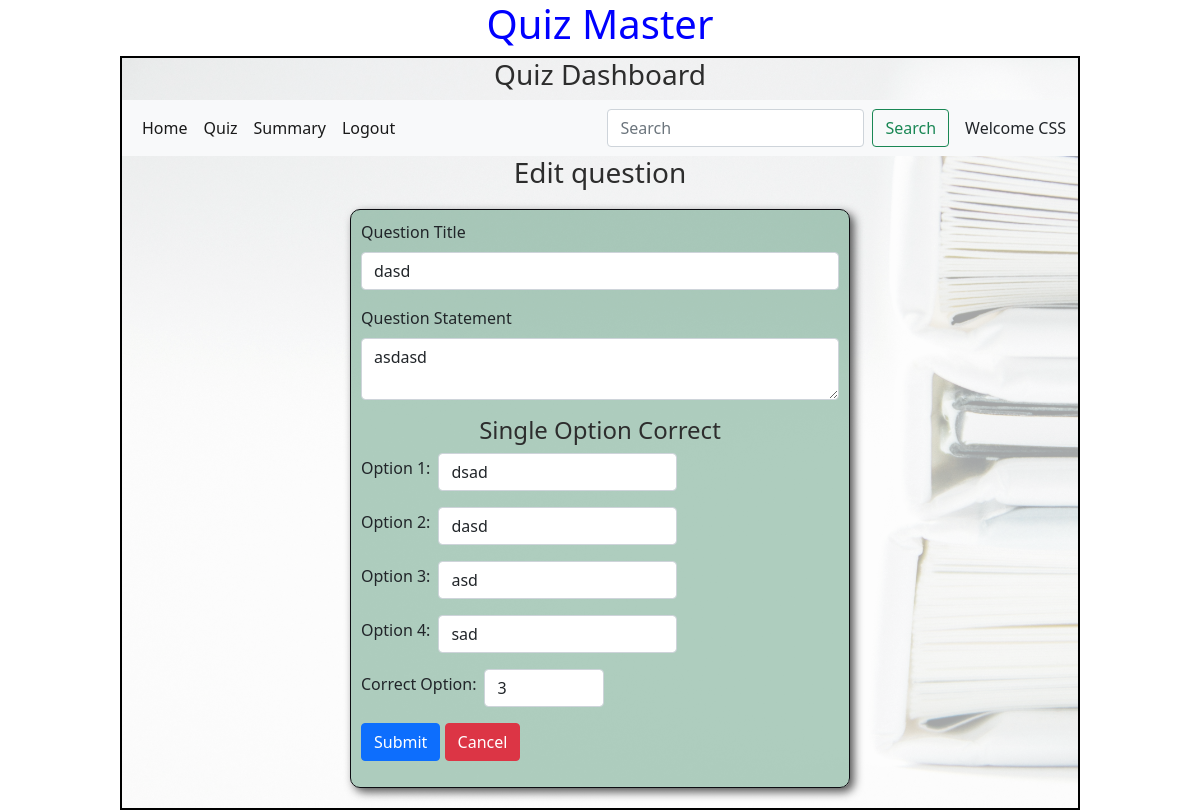
The app's page /edit_question/7/CSS, older data.
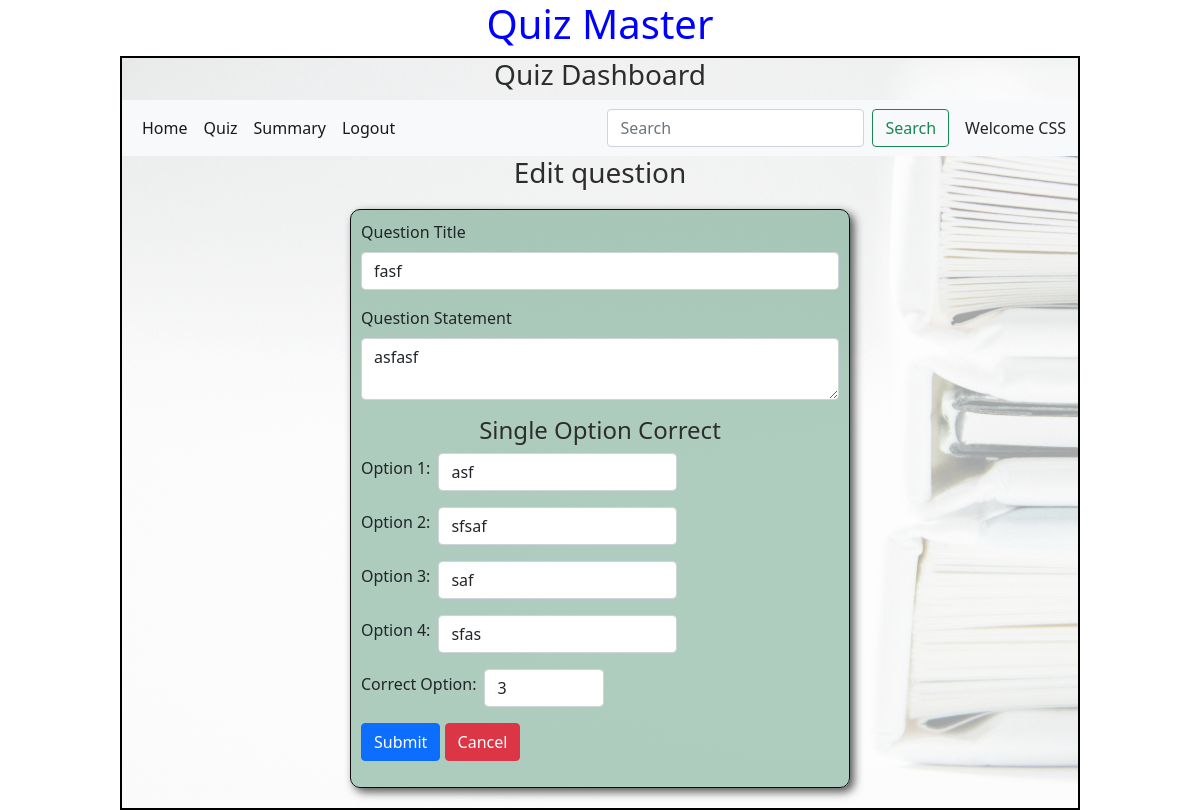
The same page, newer data.
### models/models.py (models this page shows)
class Question(db.Model):
    id=db.Column(db.Integer,primary_key=True)
    quiz_id = db.Column(db.Integer,db.ForeignKey("quiz.id"),nullable=False)
    question_title = db.Column(db.String,nullable=False)
    question_statement = db.Column(db.String,nullable=False)
    option1 = db.Column(db.String,nullable=False)
    option2 = db.Column(db.String,nullable=False)
    option3 = db.Column(db.String,nullable=False)
    option4 = db.Column(db.String,nullable=False)
    correct_option = db.Column(db.Integer,nullable=False)

### controllers/controller.py (the view, shortened to what this page needs)
@app.route("/edit_question/<id>/<name>",methods=["GET","POST"])
def edit_questions(id,name):
    question = get_question(id)
    return render_template("edit_question.html",question=question,name=name)

### controllers/controller.py (called while the page is built)
def  get_question(id):
    question = Question.query.filter_by(id=id).first()
    return question

### templates/edit_question.html (shortened to what the changed rows need)
<!DOCTYPE html>
<html lang="en">
<head>
    <link rel="stylesheet" href="/static/css/style.css">
    <link href="https://cdn.jsdelivr.net/npm/bootstrap@5.0.2/dist/css/bootstrap.min.css" rel="stylesheet">
</head>
<body>
    <div id="container">
        <h1 id="heading">Quiz Master</h1>
        <div id="panel">
              <div id="input_form" style="height: auto;">
                <form action="/edit_question/{{question.id}}/{{name}}" method="POST">
                    <div class="mb-3">
                        <label for="question_title" class="form-label">Question Title</label>
                        <input type="text" class="form-control" id="question_title" name="question_title" value="{{question.question_title}}">
                    </div>
                    <div class="mb-3">
                        <label for="question_statement" class="form-label">Question Statement</label>
                        <textarea class="form-control" id="question_statement" name="question_statement"   rows="2">{{question.question_statement}}</textarea>
                    </div>
                    <div class="mb-3 d-flex align-items-center">
                        <label for="option1" class="form-label me-2">Option 1:</label>
                        <input type="text" class="form-control w-50"  id="option1" name="option1" value="{{question.option1}}" >
                    </div>
                    <div class="mb-3 d-flex align-items-center">
                        <label for="option2" class="form-label me-2">Option 2:</label>
                        <input type="text" class="form-control w-50"  id="option2" name="option2" value="{{question.option2}}" >
                    </div>
                    <div class="mb-3 d-flex align-items-center">
                        <label for="option3" class="form-label me-2">Option 3:</label>
                        <input type="text" class="form-control w-50"  id="option3" name="option3" value="{{question.option3}}" >
                    </div>
                    <div class="mb-3 d-flex align-items-center">
                        <label for="option4" class="form-label me-2">Option 4:</label>
                        <input type="text" id="option4" name="option4" class="form-control w-50" value="{{question.option4}}" >
                    </div>
                    <div class="mb-3 d-flex align-items-center">
                        <label for="correct_option" class="form-label me-2">Correct Option:</label>
                        <input type="number"  name="correct_option"  id="correct_option" class="form-control w-25" min="1" max="4" value="{{question.correct_option}}" >
                    </div>
                </form>
            </div>
        </div>
    </div>
</body>
</html>

Row changes from the older to the newer data that the page shows:
changed Question: question_title "dasd" → "fasf"; question_statement "asdasd" → "asfasf"; option1 "dsad" → "asf"; option2 "dasd" → "sfsaf"; option3 "asd" → "saf"; option4 "sad" → "sfas"
